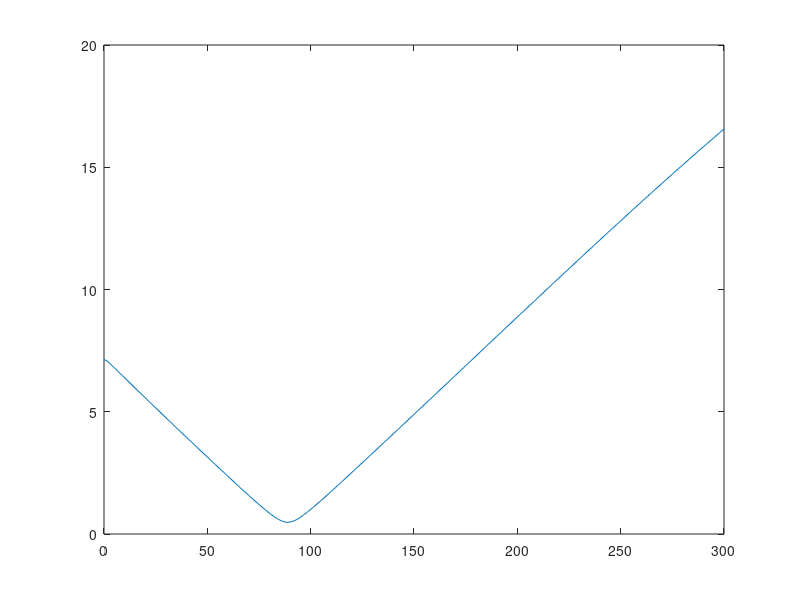
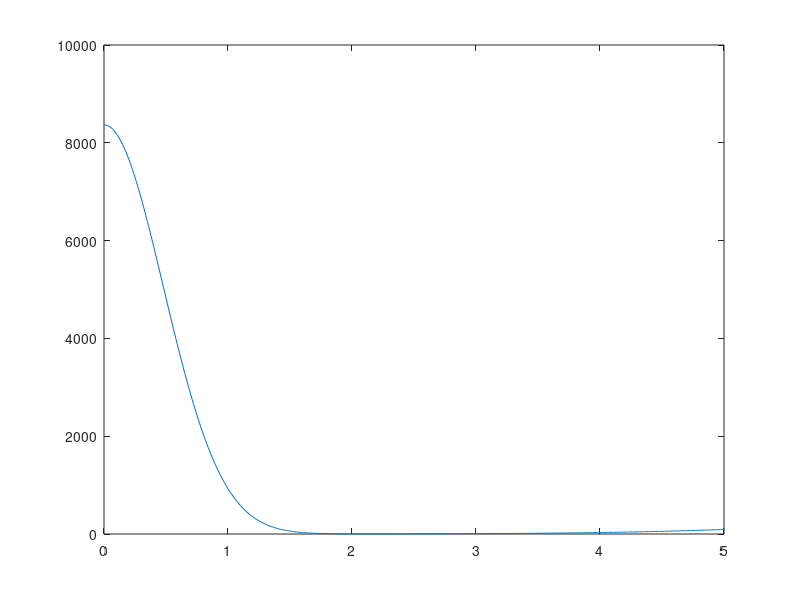
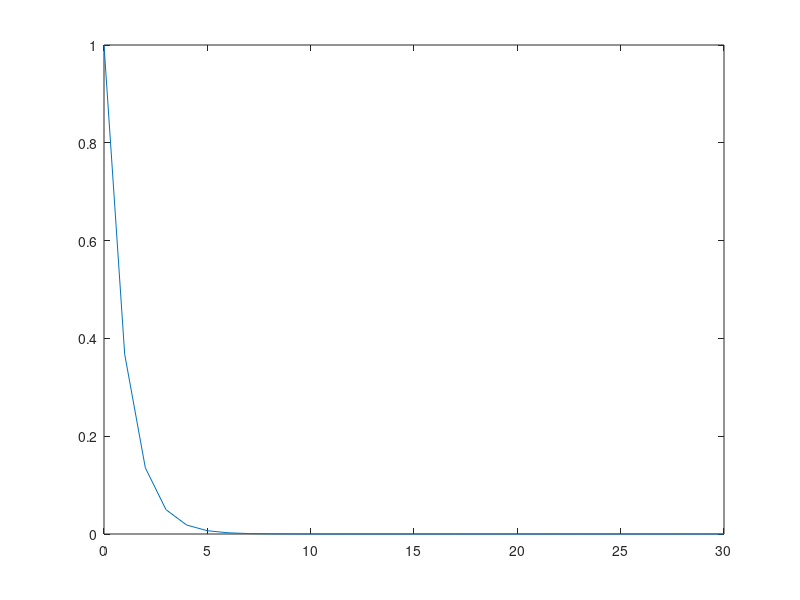

Write MATLAB code to recreate these figures, in order.
clc
clearvars
close all

Sys_A = [  0	                    0	                    0	                    1	                    0	                0;
            0	                    0	                    0	                    0	                    1	                0;
            0	                    0	                    0	                    0	                    0	                1;
            2.22137111013988e-05	7.48690350981646e-07	0	                    0	                    0.00634559620392871	0;
            -7.48690350981644e-07	-1.23311366355553e-05	0	                    -0.00634559620392871	0	                0;
            0	                    0	                    -1.15347137817196e-05	0	                    0	                0];

X0 = [-7.10619400811799	-9.92113036647141e-21	-0.618887441995133	-3.63428453405587e-23	0.0173193267761480	-4.16458329597728e-19];

%% Initialisation
a = 1;      b = 1;
Mass = 12;
Sys_B = [zeros(3,3); eye(3)./Mass];

% Horizons
Ts = 1;       pH = 300;       cH = 30;

%% Thrust Profile
U = @(t) (a*exp(-b*t)).*(t<=Ts*cH);
thrust_pointing = @(X) -X(1:3)./norm(X(1:3));

%% Propagation
X_dot = @(t, X) Sys_A*X + Sys_B*thrust_pointing(X)*U(t);
tspan = 0:Ts:Ts*pH;
ode_opt = odeset('RelTol',1e-5,'AbsTol',1e-6);
[~,y] = ode45(@(t, X) X_dot(t, X), tspan, X0, ode_opt);
ranges = vecnorm(y(:,1:3)');

%% Plot Prediction
figure();
plot(tspan, ranges)

%% Cost Calculations
% Traj Limits
m_rng = 1.43;% 12; % minimum range bounds [km]
M_rng = 1.425;% 8; % maximum range bounds [km]

% Cost
a_cost = 10; % Amplitude factor for Area under minimum violation cost
b_cost = 100; %  Amplitude factor/ slope for maximum violation cost
sigma_width = 3; % Determines the width of bell curve's sigma limit
CtrlCost_Gain = 1e3;

% CostFn accepts Ranges in meters only
costFn = @(Ranges) (Ranges - M_rng) ./ ( 1./b_cost + exp(M_rng - Ranges) )...
    - (Ranges + M_rng) ./ ( 1./b_cost + exp(M_rng + Ranges) )...
    + ( (a_cost.^4) ./ ((m_rng./sigma_width).*sqrt(2.*pi)) ) .* exp(-Ranges.^2 ./ (2.*(m_rng./sigma_width).^2));

TrajCost = sum(costFn(ranges));
CtrlCost = sum(U(tspan))*CtrlCost_Gain/(cH*Ts)
TotalCost = TrajCost + CtrlCost

figure();
L=0:0.01:5;
plot(L, costFn(L))

figure();
L=0:Ts:cH*Ts;
plot(L,U(L))